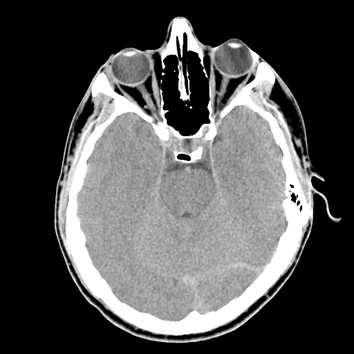
#> input picture Code and Results/original_Images/Fig0107(c)(headCT-Vandy).tif, 354 x 354 px, shrunk from 512 x 512 before the run; its folder holds 4 pictures in this run
$ python file_spnoise.py
#> lines starting #> are read from the running program, lines starting #| are printed output that depends on the picture
import sys
import glob,os
import re, math
import numpy as np
import random
import cv2


def get_filepaths(directory):
#> called with directory = 'original_Images'
    file_paths = []  # List which will store all of the full filepaths.

    for root, directories, files in os.walk(directory):
        for filename in files:
            # Join the two strings in order to form the full filepath.
            filepath = os.path.join(root, filename)
            file_paths.append(filepath)  # Add it to the list.

    return file_paths  # Self-explanatory.

def sp_noise(image,prob):

#Add salt and pepper noise to image
#prob: Probability of the noise

	output = np.zeros(image.shape,np.uint8)
	thres = 1 - prob
	for i in range(image.shape[0]):
		for j in range(image.shape[1]):
			rdn = random.random()
			if rdn < prob:
				output[i][j] = 0
			elif rdn > thres:
				output[i][j] = 255
			else:
				output[i][j] = image[i][j]
	return output

full_file_paths = get_filepaths("original_Images")


count = 1

for f in full_file_paths:
	if (f.endswith(".tif") or f.endswith(".TIF")):

		image = cv2.imread(f,0) # Only for grayscale image
#> image is the input picture: shape (354, 354); min 0, max 255, mean 80.5
		noise_img = sp_noise(image,0.05)
#> after the loop in sp_noise, `for i in range(image.shape[0]):`:
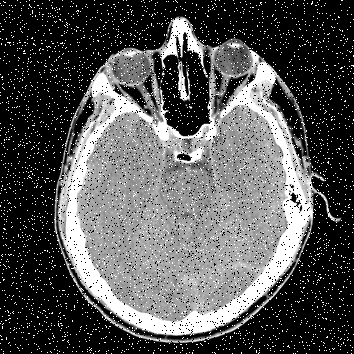
#> output: shape (354, 354); min 0, max 255, mean 85.2
		cv2.imwrite("noisy_Images\\"+str(count)+".tif", noise_img)
		count+=1
#> pass 2 of the loop `for f in full_file_paths:`:
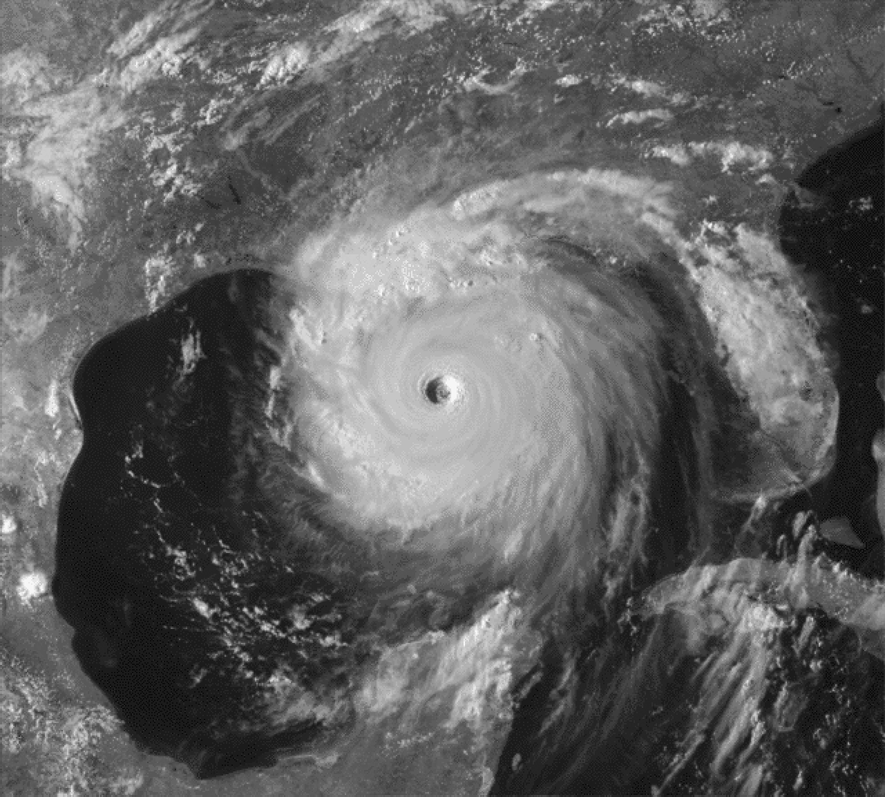
#> input picture Code and Results/original_Images/Fig0111(katrina_2005_08_29_NOAA).tif, 885 x 797 px, shrunk from 1281 x 1153 before the run
#> image is the input picture: shape (797, 885); min 4, max 252, mean 96.4
#> after the loop in sp_noise (call 2), `for i in range(image.shape[0]):`:
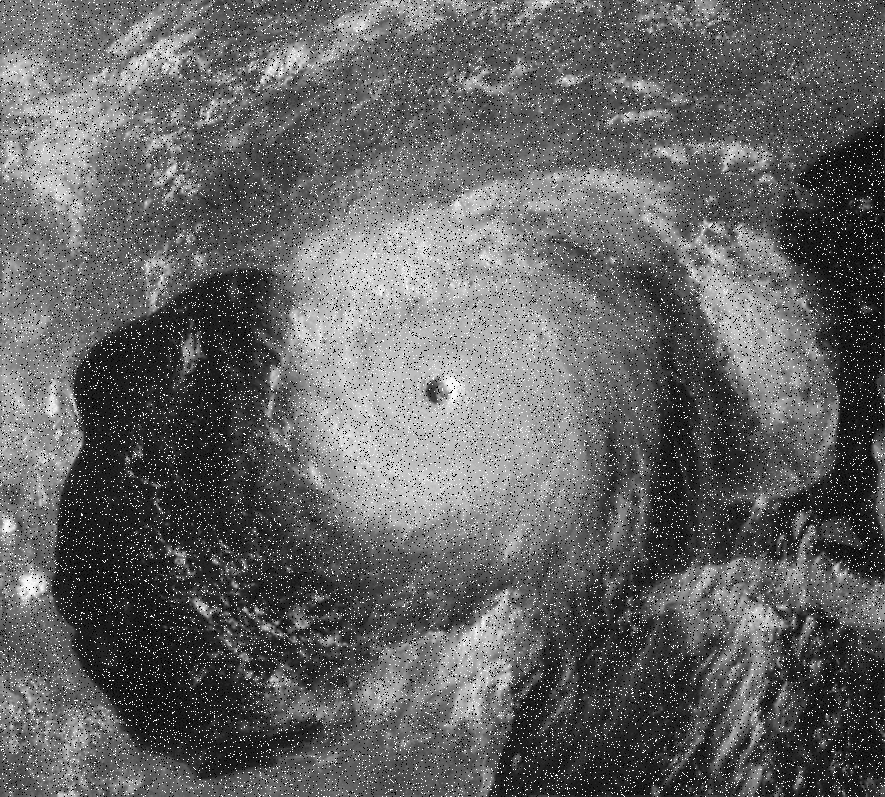
#> output: shape (797, 885); min 0, max 255, mean 99.4
#> pass 3 of the loop `for f in full_file_paths:`:
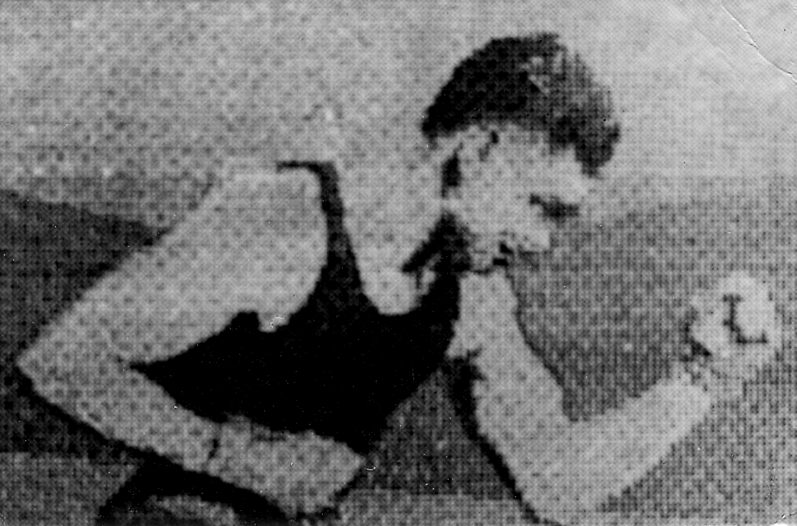
#> input picture Code and Results/original_Images/Fig0101(1921 digital image).tif, 797 x 526 px, shrunk from 1153 x 761 before the run
#> image is the input picture: shape (526, 797); min 0, max 255, mean 112.4
#> after the loop in sp_noise (call 3), `for i in range(image.shape[0]):`:
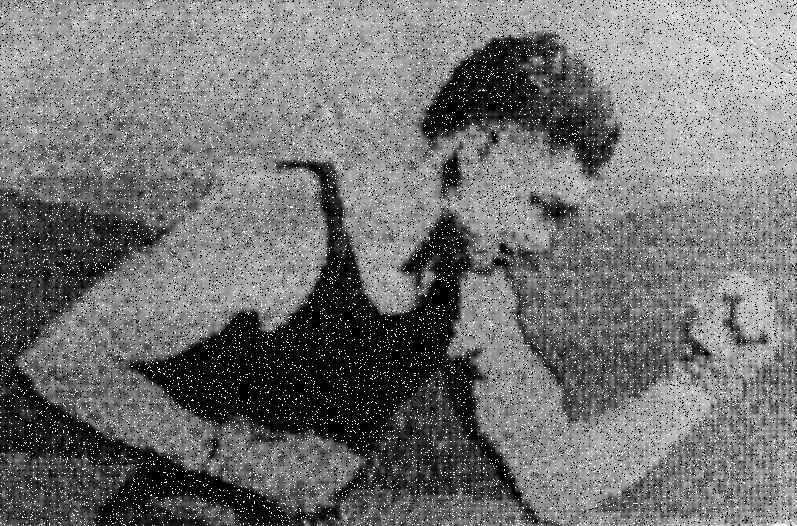
#> output: shape (526, 797); min 0, max 255, mean 113.8
#> the loop made 4 passes; the first 3 are shown
